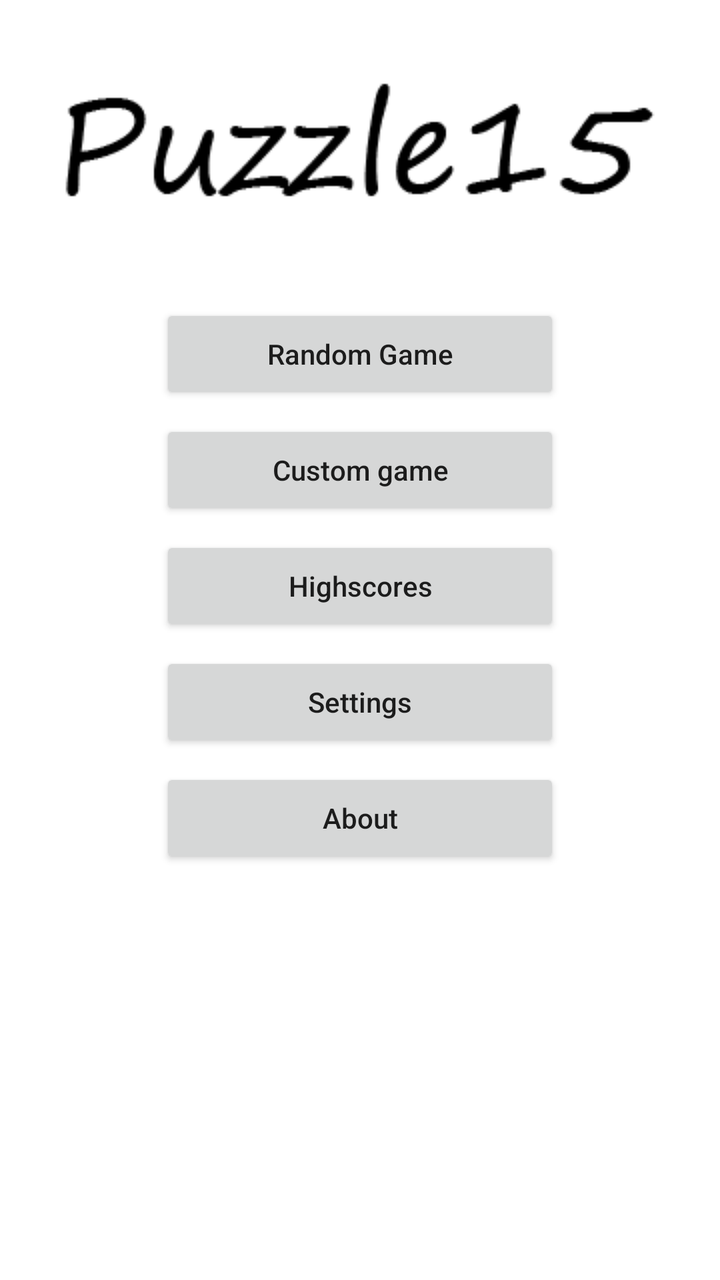
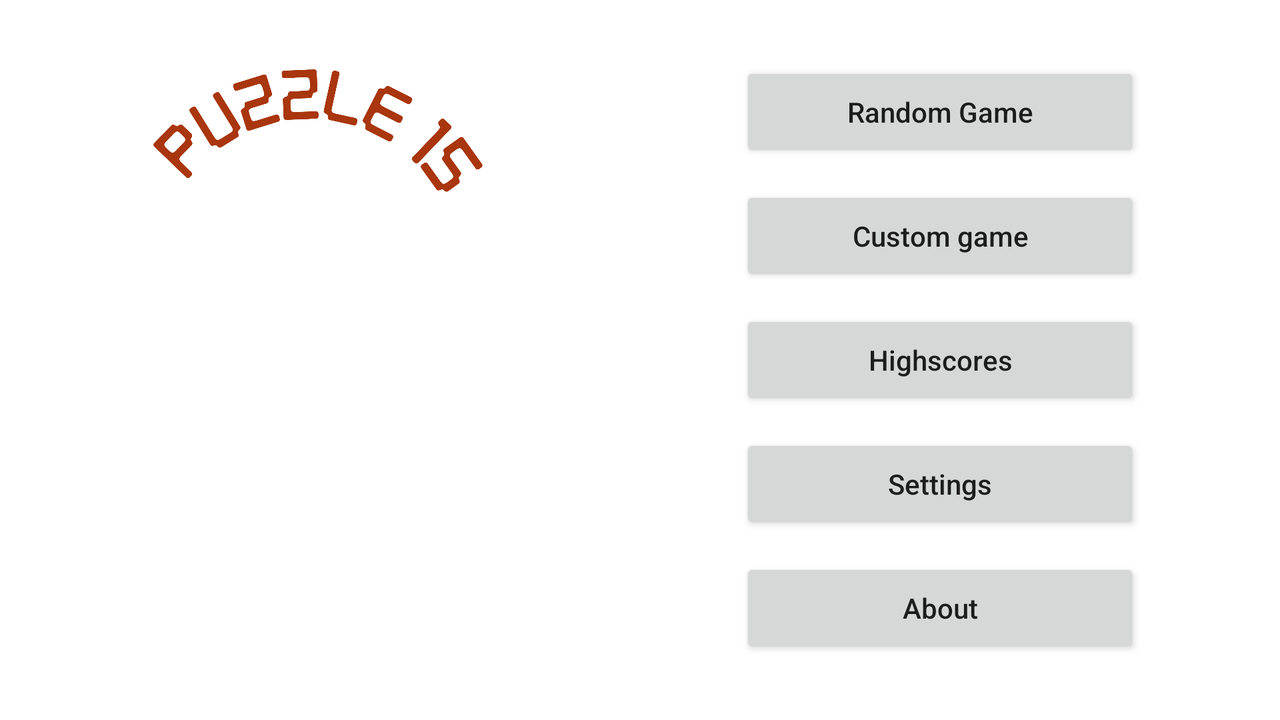

One screen, two layout resources from the same app: the default and the author's alternative for another configuration. Each is rendered where Android would select it; the XML of both is given below.
<!-- AndroidManifest.xml: application theme Theme.Puzzle15 -->
<!-- res/layout/activity_main.xml -->
<?xml version="1.0" encoding="utf-8"?>
<androidx.constraintlayout.widget.ConstraintLayout xmlns:android="http://schemas.android.com/apk/res/android"
    xmlns:app="http://schemas.android.com/apk/res-auto"
    xmlns:tools="http://schemas.android.com/tools"
    android:layout_width="match_parent"
    android:layout_height="match_parent"
    android:padding="10dp"
    tools:context=".MainActivity"
    android:background="?attr/backgroundColor">

    <ImageView
        android:id="@+id/imgLogo"
        android:layout_width="300dp"
        android:layout_height="100dp"
        android:layout_marginTop="10dp"
        android:src="@mipmap/templogo"
        app:layout_constraintEnd_toEndOf="parent"
        app:layout_constraintStart_toStartOf="parent"
        app:layout_constraintTop_toTopOf="parent" />

    <Button
        android:id="@+id/btnRandomGame"
        android:layout_width="wrap_content"
        android:layout_height="50dp"
        android:layout_marginTop="32dp"
        android:width="200dp"
        android:text="@string/random_game"
        android:textAllCaps="false"
        app:layout_constraintEnd_toEndOf="parent"
        app:layout_constraintStart_toStartOf="parent"
        app:layout_constraintTop_toBottomOf="@+id/imgLogo" />

    <Button
        android:id="@+id/btnCustomGame"
        android:layout_width="wrap_content"
        android:layout_height="50dp"
        android:layout_marginTop="8dp"
        android:width="200dp"
        android:text="@string/custom_game"
        android:textAllCaps="false"
        app:layout_constraintEnd_toEndOf="parent"
        app:layout_constraintStart_toStartOf="parent"
        app:layout_constraintTop_toBottomOf="@+id/btnRandomGame" />

    <Button
        android:id="@+id/btnSettings"
        android:layout_width="wrap_content"
        android:layout_height="50dp"
        android:layout_marginTop="8dp"
        android:width="200dp"
        android:text="@string/settings"
        android:textAllCaps="false"
        app:layout_constraintEnd_toEndOf="parent"
        app:layout_constraintStart_toStartOf="parent"
        app:layout_constraintTop_toBottomOf="@+id/btnHighScoreView" />

    <Button
        android:id="@+id/btnAbout"
        android:layout_width="wrap_content"
        android:layout_height="50dp"
        android:layout_marginTop="8dp"
        android:width="200dp"
        android:text="@string/about"
        android:textAllCaps="false"
        app:layout_constraintEnd_toEndOf="parent"
        app:layout_constraintStart_toStartOf="parent"
        app:layout_constraintTop_toBottomOf="@+id/btnSettings" />

    <Button
        android:id="@+id/btnHighScoreView"
        android:layout_width="200dp"
        android:layout_height="50dp"
        android:layout_marginTop="8dp"
        android:text="@string/highscores"
        android:textAllCaps="false"
        app:layout_constraintEnd_toEndOf="parent"
        app:layout_constraintStart_toStartOf="parent"
        app:layout_constraintTop_toBottomOf="@+id/btnCustomGame" />
</androidx.constraintlayout.widget.ConstraintLayout>
<!-- resources referenced by this layout -->
<resources>
  <!-- mipmap templogo: png bitmap (mipmap-xhdpi, 4817 bytes) -->
  <string name="about">About</string>
  <string name="custom_game">Custom game</string>
  <string name="highscores">Highscores</string>
  <string name="random_game">Random Game</string>
  <string name="settings">Settings</string>
  <style name="Theme.Puzzle15" parent="Theme.MaterialComponents.Light.NoActionBar">
          
          <item name="colorPrimary">@color/purple_500</item>
          <item name="colorPrimaryVariant">@color/purple_700</item>
          <item name="colorOnPrimary">@color/white</item>
          
          <item name="colorSecondary">@color/teal_200</item>
          <item name="colorSecondaryVariant">@color/teal_700</item>
          <item name="colorOnSecondary">@color/black</item>
          
          <item name="android:statusBarColor" tools:targetApi="l">?attr/colorPrimaryVariant</item>
          
      </style>
  <color name="purple_500">#FF6200EE</color>
  <color name="purple_700">#FF3700B3</color>
  <color name="white">#FFFFFFFF</color>
  <color name="teal_200">#FF03DAC5</color>
  <color name="teal_700">#FF018786</color>
  <color name="black">#FF000000</color>
</resources>
<!-- res/layout-land/activity_main.xml (the author's variant of the layout above) -->
<!-- drawn on the phone turned sideways -->
<?xml version="1.0" encoding="utf-8"?>
<androidx.constraintlayout.widget.ConstraintLayout xmlns:android="http://schemas.android.com/apk/res/android"
    xmlns:app="http://schemas.android.com/apk/res-auto"
    xmlns:tools="http://schemas.android.com/tools"
    android:layout_width="match_parent"
    android:layout_height="match_parent"
    android:padding="10dp"
    tools:context=".MainActivity"
    android:background="?attr/backgroundColor">

    <ImageView
        android:id="@+id/imgLogo"
        android:layout_width="300dp"
        android:layout_height="100dp"
        android:layout_marginTop="10dp"
        android:src="@mipmap/logo"
        app:layout_constraintStart_toStartOf="parent"
        app:layout_constraintTop_toTopOf="parent" />

    <Button
        android:id="@+id/btnRandomGame"
        android:layout_width="wrap_content"
        android:layout_height="50dp"
        android:layout_marginBottom="12dp"
        android:width="200dp"
        android:text="@string/random_game"
        android:textAllCaps="false"
        app:layout_constraintBottom_toTopOf="@+id/btnCustomGame"
        app:layout_constraintEnd_toEndOf="@+id/btnCustomGame"
        app:layout_constraintStart_toStartOf="@+id/btnCustomGame" />

    <Button
        android:id="@+id/btnCustomGame"
        android:layout_width="wrap_content"
        android:layout_height="50dp"
        android:layout_marginBottom="12dp"
        android:width="200dp"
        android:text="@string/custom_game"
        android:textAllCaps="false"
        app:layout_constraintBottom_toTopOf="@+id/btnHighScoreView"
        app:layout_constraintEnd_toEndOf="@+id/btnHighScoreView"
        app:layout_constraintStart_toStartOf="@+id/btnHighScoreView" />

    <Button
        android:id="@+id/btnSettings"
        android:layout_width="wrap_content"
        android:layout_height="50dp"
        android:layout_marginTop="12dp"
        android:width="200dp"
        android:text="@string/settings"
        android:textAllCaps="false"
        app:layout_constraintEnd_toEndOf="@+id/btnHighScoreView"
        app:layout_constraintStart_toStartOf="@+id/btnHighScoreView"
        app:layout_constraintTop_toBottomOf="@+id/btnHighScoreView" />

    <Button
        android:id="@+id/btnAbout"
        android:layout_width="wrap_content"
        android:layout_height="50dp"
        android:layout_marginTop="12dp"
        android:width="200dp"
        android:text="@string/about"
        android:textAllCaps="false"
        app:layout_constraintEnd_toEndOf="@+id/btnSettings"
        app:layout_constraintStart_toStartOf="@+id/btnSettings"
        app:layout_constraintTop_toBottomOf="@+id/btnSettings" />

    <Button
        android:id="@+id/btnHighScoreView"
        android:layout_width="200dp"
        android:layout_height="50dp"
        android:text="@string/highscores"
        android:textAllCaps="false"
        app:layout_constraintBottom_toBottomOf="parent"
        app:layout_constraintEnd_toEndOf="parent"
        app:layout_constraintStart_toEndOf="@+id/imgLogo"
        app:layout_constraintTop_toTopOf="parent" />
</androidx.constraintlayout.widget.ConstraintLayout>
<!-- resources referenced by the variant -->
<!-- as the phone turned sideways resolves them -->
<resources>
  <!-- mipmap logo: png bitmap (mipmap-xxxhdpi, 66198 bytes) -->
  <string name="about">About</string>
  <string name="custom_game">Custom game</string>
  <string name="highscores">Highscores</string>
  <string name="random_game">Random Game</string>
  <string name="settings">Settings</string>
  <style name="Theme.Puzzle15" parent="Theme.MaterialComponents.Light.NoActionBar">
          
          <item name="colorPrimary">@color/purple_500</item>
          <item name="colorPrimaryVariant">@color/purple_700</item>
          <item name="colorOnPrimary">@color/white</item>
          
          <item name="colorSecondary">@color/teal_200</item>
          <item name="colorSecondaryVariant">@color/teal_700</item>
          <item name="colorOnSecondary">@color/black</item>
          
          <item name="android:statusBarColor" tools:targetApi="l">?attr/colorPrimaryVariant</item>
          
      </style>
  <color name="purple_500">#FF6200EE</color>
  <color name="purple_700">#FF3700B3</color>
  <color name="white">#FFFFFFFF</color>
  <color name="teal_200">#FF03DAC5</color>
  <color name="teal_700">#FF018786</color>
  <color name="black">#FF000000</color>
</resources>
